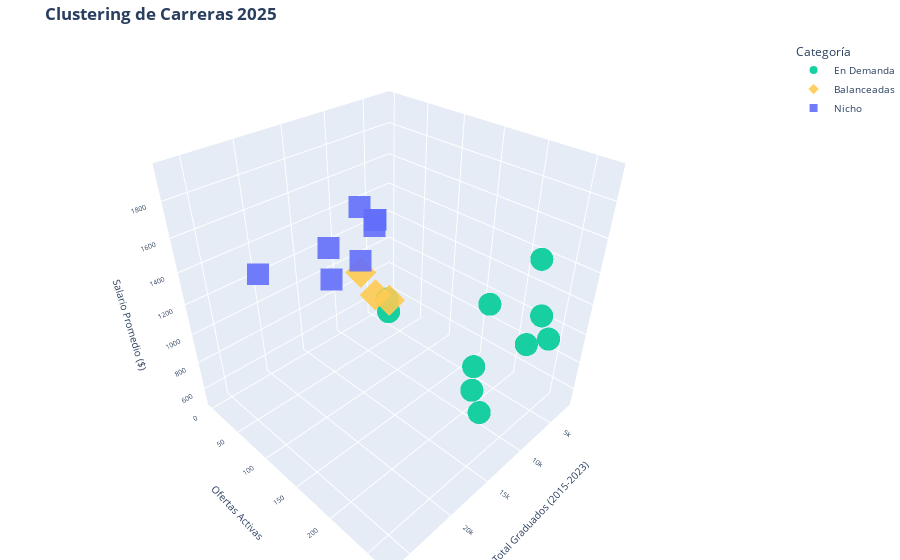

Source (notebook cell):
### Code cell
# ==============================================================================
# 6. CLUSTERING (K-MEANS MEJORADO)
# ==============================================================================
features = ['num_estudiantes', 'num_ofertas', 'salario_oferta', 'tasa_empleo_formal']
scaler = StandardScaler()
X_scaled = scaler.fit_transform(df_master[features])

kmeans = KMeans(n_clusters=4, random_state=42, n_init=10)
df_master['cluster'] = kmeans.fit_predict(X_scaled)

# ==============================================================================
# 7. ETIQUETADO Y VISUALIZACIÓN
# ==============================================================================
centroides = df_master.groupby('cluster')[features].mean()
medias = df_master[features].mean()

def etiqueta_inteligente(row, m):
    # Lógica Multivariable
    alta_demanda = row['num_ofertas'] > m['num_ofertas']
    buen_sueldo = row['salario_oferta'] > m['salario_oferta']
    empleo_estable = row['tasa_empleo_formal'] > m['tasa_empleo_formal']
    muchos_graduados = row['num_estudiantes'] > m['num_estudiantes']

    if alta_demanda and buen_sueldo:
        return "En Demanda"
    elif muchos_graduados and (not alta_demanda or not empleo_estable):
        return "Saturadas"
    elif not muchos_graduados and (buen_sueldo or empleo_estable):
        return "Nicho"
    else:
        return "Balanceadas"

mapa_labels = {i: etiqueta_inteligente(centroides.loc[i], medias) for i in centroides.index}
df_master['categoria'] = df_master['cluster'].map(mapa_labels)

# GRÁFICO 3D
fig = px.scatter_3d(
    df_master,
    x='num_estudiantes',
    y='num_ofertas',
    z='salario_oferta',
    color='categoria',
    symbol='categoria',
    hover_name='carrera',
    hover_data={'tasa_empleo_formal':':.1f%', 'sector_economico':True},
    title='<b>Clustering de Carreras 2025</b>',
    labels={
        'num_estudiantes': 'Total Graduados (2015-2023)',
        'num_ofertas': 'Ofertas Activas',
        'salario_oferta': 'Salario Promedio ($)'
    },
    color_discrete_map={
        "En Demanda": "#00CC96",
        "Saturadas": "#EF553B",
        "Nicho": "#636EFA",
        "Balanceadas": "#FECB52"
    },
    opacity=0.9
)

# Ajuste de etiquetas pequeñas
fig.update_layout(
    scene=dict(
        xaxis=dict(title=dict(font=dict(size=10)), tickfont=dict(size=9)),
        yaxis=dict(title=dict(font=dict(size=10)), tickfont=dict(size=9)),
        zaxis=dict(title=dict(font=dict(size=10)), tickfont=dict(size=9)),
    ),
    margin=dict(l=0, r=0, b=0, t=40),
    legend=dict(title="Categoría", font=dict(size=10))
)

fig.show()

### Figure 1 — Plotly figure (JSON) as saved in the notebook; plotly's stock layout.template omitted (floating-point values rounded to 4 significant figures)
{"data": [{"customdata": [[91.32, "Actividades Financieras"], [84.42, "Información y Comunicación"], [91.32, "Actividades Financieras"], [83.37, "Salud Humana"], [54.96, "Construcción"], [70.16, "Industrias Manufactureras"], [70.16, "Industrias Manufactureras"], [84.42, "Información y Comunicación"], [91.32, "Actividades Financieras"], [83.37, "Salud Humana"]], "hovertemplate": "<b>%{hovertext}</b><br><br>categoria=En Demanda<br>Total Graduados (2015-2023)=%{x}<br>Ofertas Activas=%{y}<br>Salario Promedio ($)=%{z}<br>tasa_empleo_formal=%{customdata[0]:.1f%}<br>sector_economico=%{customdata[1]}<extra></extra>", "hovertext": ["Administración de Empresas", "Comunicación Social", "Contabilidad y Auditoría", "Enfermería", "Ingeniería Civil", "Ingeniería Eléctrica", "Ingeniería Industrial", "Ingeniería en Sistemas", "Marketing", "Medicina"], "legendgroup": "En Demanda", "marker": {"color": "#00CC96", "opacity": 0.9, "symbol": "circle"}, "mode": "markers", "name": "En Demanda", "scene": "scene", "showlegend": true, "type": "scatter3d", "x": [17760, 4284, 13404, 15474, 13410, 4322, 8895, 22366, 8976, 26567], "y": [268, 252, 234, 261, 244, 230, 267, 221, 257, 266], "z": [1199.0, 992.1, 1067.0, 938.3, 1473.0, 1448.0, 1334.0, 1641.0, 1128.0, 1945.0]}, {"customdata": [[24.7, "Agricultura y Ganadería"], [54.96, "Construcción"], [35.21, "Alojamiento y Servicios de Comida"]], "hovertemplate": "<b>%{hovertext}</b><br><br>categoria=Balanceadas<br>Total Graduados (2015-2023)=%{x}<br>Ofertas Activas=%{y}<br>Salario Promedio ($)=%{z}<br>tasa_empleo_formal=%{customdata[0]:.1f%}<br>sector_economico=%{customdata[1]}<extra></extra>", "hovertext": ["Agronomía", "Arquitectura", "Turismo"], "legendgroup": "Balanceadas", "marker": {"color": "#FECB52", "opacity": 0.9, "symbol": "diamond"}, "mode": "markers", "name": "Balanceadas", "scene": "scene", "showlegend": true, "type": "scatter3d", "x": [2179, 6729, 4525], "y": [0, 0, 0], "z": [517, 876, 632]}, {"customdata": [[75.47, "Actividades Profesionales y Técnicas"], [75.47, "Actividades Profesionales y Técnicas"], [91.32, "Actividades Financieras"], [86.06, "Educación"], [75.47, "Actividades Profesionales y Técnicas"], [70.16, "Industrias Manufactureras"], [83.37, "Salud Humana"], [83.37, "Salud Humana"]], "hovertemplate": "<b>%{hovertext}</b><br><br>categoria=Nicho<br>Total Graduados (2015-2023)=%{x}<br>Ofertas Activas=%{y}<br>Salario Promedio ($)=%{z}<br>tasa_empleo_formal=%{customdata[0]:.1f%}<br>sector_economico=%{customdata[1]}<extra></extra>", "hovertext": ["Biología", "Derecho", "Economía", "Educación", "Ingeniería Ambiental", "Ingeniería Mecánica", "Odontología", "Psicología"], "legendgroup": "Nicho", "marker": {"color": "#636EFA", "opacity": 0.9, "symbol": "square"}, "mode": "markers", "name": "Nicho", "scene": "scene", "showlegend": true, "type": "scatter3d", "x": [4377, 19978, 6643, 11059, 4463, 6726, 4482, 11179], "y": [0, 0, 0, 0, 0, 0, 0, 0], "z": [1216.0, 1216.0, 1354, 937.5, 1216.0, 966.8, 1173.0, 1173.0]}], "layout": {"legend": {"font": {"size": 10}, "title": {"text": "Categoría"}, "tracegroupgap": 0}, "margin": {"b": 0, "l": 0, "r": 0, "t": 40}, "scene": {"domain": {"x": [0, 1], "y": [0, 1]}, "xaxis": {"tickfont": {"size": 9}, "title": {"font": {"size": 10}, "text": "Total Graduados (2015-2023)"}}, "yaxis": {"tickfont": {"size": 9}, "title": {"font": {"size": 10}, "text": "Ofertas Activas"}}, "zaxis": {"tickfont": {"size": 9}, "title": {"font": {"size": 10}, "text": "Salario Promedio ($)"}}}, "title": {"text": "<b>Clustering de Carreras 2025</b>"}}}
